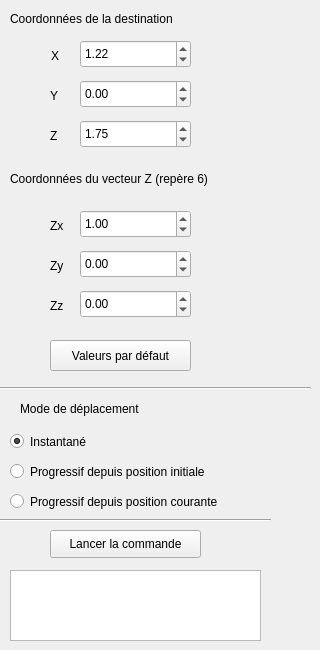
  <widget class="QWidget" name="tab_3">
   <attribute name="title">
    <string>Commande de la situation</string>
   </attribute>
   <widget class="QLabel" name="label_9">
    <property name="geometry">
     <rect>
      <x>10</x>
      <y>10</y>
      <width>201</width>
      <height>18</height>
     </rect>
    </property>
    <property name="text">
     <string>Coordonnées de la destination</string>
    </property>
   </widget>
   <widget class="QLabel" name="label_10">
    <property name="geometry">
     <rect>
      <x>51</x>
      <y>40</y>
      <width>20</width>
      <height>31</height>
     </rect>
    </property>
    <property name="text">
     <string>X</string>
    </property>
   </widget>
   <widget class="QLabel" name="label_11">
    <property name="geometry">
     <rect>
      <x>50</x>
      <y>80</y>
      <width>21</width>
      <height>31</height>
     </rect>
    </property>
    <property name="text">
     <string>Y</string>
    </property>
   </widget>
   <widget class="QLabel" name="label_12">
    <property name="geometry">
     <rect>
      <x>50</x>
      <y>120</y>
      <width>31</width>
      <height>31</height>
     </rect>
    </property>
    <property name="text">
     <string>Z</string>
    </property>
   </widget>
   <widget class="QRadioButton" name="radioButton_10">
    <property name="geometry">
     <rect>
      <x>10</x>
      <y>430</y>
      <width>251</width>
      <height>23</height>
     </rect>
    </property>
    <property name="text">
     <string>Instantané</string>
    </property>
    <property name="checked">
     <bool>true</bool>
    </property>
   </widget>
   <widget class="Line" name="line_10">
    <property name="geometry">
     <rect>
      <x>0</x>
      <y>380</y>
      <width>311</width>
      <height>16</height>
     </rect>
    </property>
    <property name="orientation">
     <enum>Qt::Horizontal</enum>
    </property>
   </widget>
   <widget class="QRadioButton" name="radioButton_11">
    <property name="geometry">
     <rect>
      <x>10</x>
      <y>460</y>
      <width>251</width>
      <height>23</height>
     </rect>
    </property>
    <property name="text">
     <string>Progressif depuis position initiale</string>
    </property>
   </widget>
   <widget class="QPushButton" name="pushButton_6">
    <property name="geometry">
     <rect>
      <x>50</x>
      <y>530</y>
      <width>151</width>
      <height>28</height>
     </rect>
    </property>
    <property name="text">
     <string>Lancer la commande</string>
    </property>
   </widget>
   <widget class="QLabel" name="label_13">
    <property name="geometry">
     <rect>
      <x>20</x>
      <y>400</y>
      <width>151</width>
      <height>18</height>
     </rect>
    </property>
    <property name="text">
     <string>Mode de déplacement</string>
    </property>
   </widget>
   <widget class="Line" name="line_11">
    <property name="geometry">
     <rect>
      <x>0</x>
      <y>510</y>
      <width>271</width>
      <height>20</height>
     </rect>
    </property>
    <property name="orientation">
     <enum>Qt::Horizontal</enum>
    </property>
   </widget>
   <widget class="QPushButton" name="pushButton_9">
    <property name="geometry">
     <rect>
      <x>50</x>
      <y>340</y>
      <width>141</width>
      <height>31</height>
     </rect>
    </property>
    <property name="text">
     <string>Valeurs par défaut</string>
    </property>
   </widget>
   <widget class="QLabel" name="label_21">
    <property name="geometry">
     <rect>
      <x>50</x>
      <y>210</y>
      <width>21</width>
      <height>31</height>
     </rect>
    </property>
    <property name="text">
     <string>Zx</string>
    </property>
   </widget>
   <widget class="QLabel" name="label_22">
    <property name="geometry">
     <rect>
      <x>50</x>
      <y>250</y>
      <width>21</width>
      <height>31</height>
     </rect>
    </property>
    <property name="text">
     <string>Zy</string>
    </property>
   </widget>
   <widget class="QLabel" name="label_23">
    <property name="geometry">
     <rect>
      <x>50</x>
      <y>290</y>
      <width>21</width>
      <height>31</height>
     </rect>
    </property>
    <property name="text">
     <string>Zz</string>
    </property>
   </widget>
   <widget class="QLabel" name="label_24">
    <property name="geometry">
     <rect>
      <x>10</x>
      <y>170</y>
      <width>241</width>
      <height>18</height>
     </rect>
    </property>
    <property name="text">
     <string>Coordonnées du vecteur Z (repère 6)</string>
    </property>
   </widget>
   <widget class="QDoubleSpinBox" name="doubleSpinBox">
    <property name="geometry">
     <rect>
      <x>80</x>
      <y>40</y>
      <width>111</width>
      <height>28</height>
     </rect>
    </property>
    <property name="minimum">
     <double>-1.960000000000000</double>
    </property>
    <property name="maximum">
     <double>1.960000000000000</double>
    </property>
    <property name="singleStep">
     <double>0.100000000000000</double>
    </property>
    <property name="value">
     <double>1.220000000000000</double>
    </property>
   </widget>
   <widget class="QDoubleSpinBox" name="doubleSpinBox_2">
    <property name="geometry">
     <rect>
      <x>80</x>
      <y>80</y>
      <width>111</width>
      <height>28</height>
     </rect>
    </property>
    <property name="minimum">
     <double>-1.960000000000000</double>
    </property>
    <property name="maximum">
     <double>1.960000000000000</double>
    </property>
    <property name="singleStep">
     <double>0.100000000000000</double>
    </property>
   </widget>
   <widget class="QDoubleSpinBox" name="doubleSpinBox_3">
    <property name="geometry">
     <rect>
      <x>80</x>
      <y>120</y>
      <width>111</width>
      <height>28</height>
     </rect>
    </property>
    <property name="minimum">
     <double>-0.290000000000000</double>
    </property>
    <property name="maximum">
     <double>2.140000000000000</double>
    </property>
    <property name="singleStep">
     <double>0.100000000000000</double>
    </property>
    <property name="value">
     <double>1.750000000000000</double>
    </property>
   </widget>
   <widget class="QDoubleSpinBox" name="doubleSpinBox_4">
    <property name="geometry">
     <rect>
      <x>80</x>
      <y>210</y>
      <width>111</width>
      <height>28</height>
     </rect>
    </property>
    <property name="minimum">
     <double>-100.000000000000000</double>
    </property>
    <property name="singleStep">
     <double>0.100000000000000</double>
    </property>
    <property name="value">
     <double>1.000000000000000</double>
    </property>
   </widget>
   <widget class="QDoubleSpinBox" name="doubleSpinBox_5">
    <property name="geometry">
     <rect>
      <x>80</x>
      <y>250</y>
      <width>111</width>
      <height>28</height>
     </rect>
    </property>
    <property name="minimum">
     <double>-100.000000000000000</double>
    </property>
    <property name="singleStep">
     <double>0.100000000000000</double>
    </property>
   </widget>
   <widget class="QDoubleSpinBox" name="doubleSpinBox_6">
    <property name="geometry">
     <rect>
      <x>80</x>
      <y>290</y>
      <width>111</width>
      <height>28</height>
     </rect>
    </property>
    <property name="minimum">
     <double>-100.000000000000000</double>
    </property>
    <property name="singleStep">
     <double>0.100000000000000</double>
    </property>
    <property name="value">
     <double>0.000000000000000</double>
    </property>
   </widget>
   <widget class="QTextBrowser" name="textBrowser_2">
    <property name="geometry">
     <rect>
      <x>10</x>
      <y>570</y>
      <width>251</width>
      <height>71</height>
     </rect>
    </property>
   </widget>
   <widget class="QRadioButton" name="radioButton_21">
    <property name="geometry">
     <rect>
      <x>10</x>
      <y>490</y>
      <width>261</width>
      <height>23</height>
     </rect>
    </property>
    <property name="text">
     <string>Progressif depuis position courante</string>
    </property>
   </widget>
  </widget>
